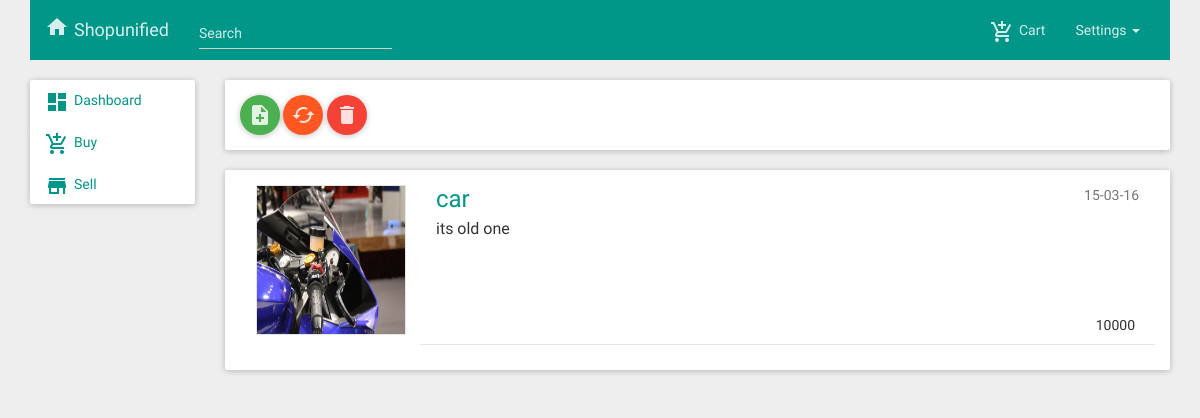
The app's page /sell_prod_ful_view.php?sid=4 (signed in) with its own data.
### tables this page shows
CREATE TABLE `sell` (
  `sell_id` bigint(20) NOT NULL,
  `category_id` int(10) NOT NULL,
  `sub_category_id` varchar(50) NOT NULL,
  `prod_name` varchar(100) NOT NULL,
  `prod_price` bigint(10) NOT NULL,
  `prod_description` varchar(200) NOT NULL,
  `prod_img` varchar(50) NOT NULL,
  `added_date` varchar(20) NOT NULL,
  `sell_lat` double NOT NULL,
  `sell_lon` double NOT NULL,
  `user_id` bigint(20) NOT NULL
);

### sell_prod_ful_view.php (the view, shortened to what this page needs)
<html>
   <head>
        <link href="css/bootstrap.css" rel="stylesheet">
        <link href="css/roboto.min.css" rel="stylesheet">
        <link href="css/material.css" rel="stylesheet">
        <link href="css/ripples.min.css" rel="stylesheet">
   </head>
   <body>
 <div class="container">
   	<?php include 'header.php' ;?>
		<div class="row">
              <div class="col-sm-2">
             <?php  include 'sidebar.php';?>
           	  </div>
            <div class="col-sm-10">
            		 	<div class="panel panel-body panel-primary">
							<a href="ad_single_item.php" class="btn btn-success btn-fab btn-fab-mini"  class="icon-preview" ><i class="mdi-action-note-add"></i> </a>
							<a href="#" class="btn btn-warning btn-fab btn-fab-mini"  class="icon-preview" ><i class="mdi-action-cached"></i> </a>
							<a href="#" class="btn btn-danger btn-fab btn-fab-mini"  class="icon-preview" ><i class="mdi-action-delete"></i> </a>
						</div>
						<div class="panel panel-body">
      <?php
	  echo '<div class="list-group">';
	  $query="SELECT * FROM sell WHERE sell_id = '$_GET[sid]'";
      $result=mysql_query($query);
      $row = mysql_fetch_array($result);
        echo '<div class="list-group-item">';
        	echo '<div class="row-picture">';
        		echo'<img src="img/upload/'.$row['prod_img'].'" alt="icon">';
        	echo '</div>';
	        echo ' <div class="row-content">';
		        echo '<div class="least-content">';
		        echo $row['added_date'];
		        echo '</div>';
		        echo '<div class="action-secondary">';
		        echo $row['prod_price'];
		        echo '</div>';
		        echo '<h4 class="list-group-item-heading">';
		        echo '<a href="sell_prod_ful_view.php?sid=',$row['sell_id'],'">';
		        echo $row['prod_name'];
		        echo '</a>';
		        echo '</h4>';
		        echo '<p class="list-group-item-text">';
		        echo $row['prod_description'];
		        echo '</p>';
        	echo '</div>';
      echo '</div>';
	  echo '<div class="list-group-separator">';
      echo '</div>';
	  echo '</div>';
    ?>
   					    </div>
			</div>
		</div>
 </div>
    </body>
</html>

### records on screen
sell: prod_img (picture), added_date "15-03-16", prod_price "10000", prod_name "car", prod_description "its old one"
